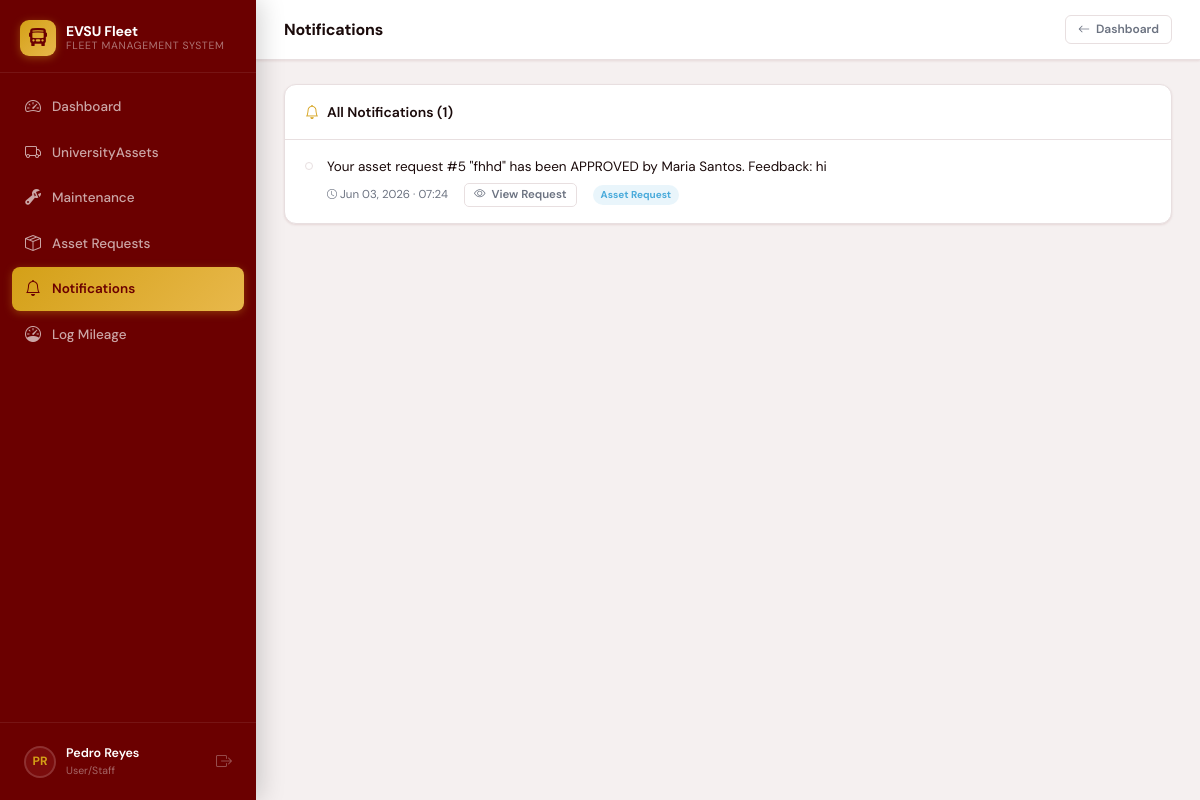
The page /maintenance-portal/notifications/ (signed in) on the database as committed earlier.
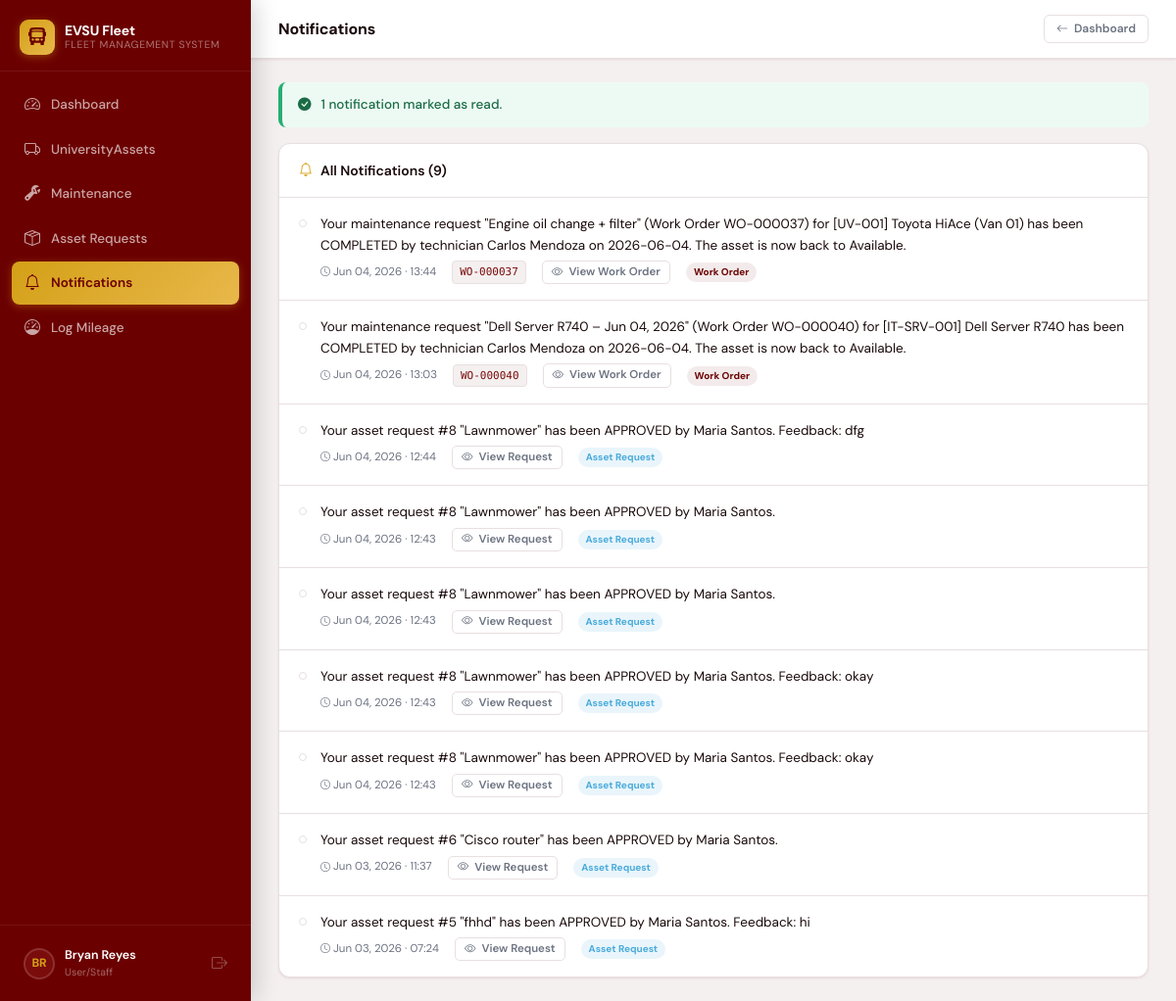
The same page on the database as committed later.
### accounts/models.py (models this page shows, shortened)
class User(AbstractUser):
    STAFF       = 'staff'
    AUDITOR     = 'auditor'
    MANAGER     = 'manager'
    MAINTENANCE = 'maintenance'
    ROLE_CHOICES = [
        (STAFF,       'User/Staff'),
        (AUDITOR,     'Auditor '),
        (MANAGER,     'Manager'),
        (MAINTENANCE, 'Maintenance Technician'),
    ]
    role = models.CharField(max_length=20, choices=ROLE_CHOICES, default=STAFF)
    profile_picture = models.ImageField(
        upload_to='profile_pictures/',
        null=True, blank=True,
        help_text='Profile photo'
    )
    department = models.CharField(
        max_length=20,
        choices=DEPARTMENT_CHOICES,
        blank=True,
        help_text='Department this user belongs to (required for Staff role)',
    )
    phone = models.CharField(max_length=30, blank=True)
    license_number = models.CharField(max_length=50, blank=True, help_text='Driver license #')
    class Meta:
        verbose_name = 'User'
        ordering = ['last_name', 'first_name']
    @property
    def is_manager(self):
        return self.role == self.MANAGER
    @property
    def is_auditor(self):
        return self.role == self.AUDITOR
    @property
    def is_staff_role(self):
        return self.role == self.STAFF
    @property
    def is_maintenance(self):
        return self.role == self.MAINTENANCE

### assets/models.py (models this page shows, shortened)
class AssetRequestNotification(models.Model):
    asset_request = models.ForeignKey(
        AssetRequest,
        on_delete=models.CASCADE,
        related_name='notifications',
    )
    recipient = models.ForeignKey(
        settings.AUTH_USER_MODEL,
        on_delete=models.CASCADE,
        related_name='asset_request_notifications',
    )
    message   = models.TextField()
    is_read   = models.BooleanField(default=False)
    created_at = models.DateTimeField(auto_now_add=True)
    class Meta:
        ordering = ['-created_at']

class MaintenanceNotification(models.Model):
    maintenance_request = models.ForeignKey(
        MaintenanceRequest,
        on_delete=models.CASCADE,
        related_name='notifications',
    )
    recipient = models.ForeignKey(
        settings.AUTH_USER_MODEL,
        on_delete=models.CASCADE,
        related_name='maintenance_notifications',
        limit_choices_to={'role': 'maintenance'},
    )
    message    = models.TextField()
    is_read    = models.BooleanField(default=False)
    created_at = models.DateTimeField(auto_now_add=True)
    class Meta:
        ordering = ['-created_at']

class MaintenanceRequest(models.Model):
    asset         = models.ForeignKey(Asset, on_delete=models.CASCADE, related_name='maintenance_requests')
    submitted_by  = models.ForeignKey(
        settings.AUTH_USER_MODEL, on_delete=models.SET_NULL, null=True,
        related_name='submitted_requests'
    )
    approved_by   = models.ForeignKey(
        settings.AUTH_USER_MODEL, on_delete=models.SET_NULL, null=True, blank=True,
        related_name='approved_requests'
    )
    title         = models.CharField(max_length=200)
    description   = models.TextField()
    priority      = models.CharField(max_length=10, choices=Priority.choices, default=Priority.MEDIUM, db_index=True)
    status        = models.CharField(max_length=20, choices=MaintenanceStatus.choices,
                                     default=MaintenanceStatus.PENDING, db_index=True)
    estimated_cost  = models.DecimalField(max_digits=10, decimal_places=2, null=True, blank=True)
    actual_cost     = models.DecimalField(max_digits=10, decimal_places=2, null=True, blank=True)
    requested_date  = models.DateField(default=timezone.now)
    scheduled_date  = models.DateField(null=True, blank=True, db_index=True)
    completed_date  = models.DateField(null=True, blank=True)
    work_order_number = models.CharField(max_length=50, blank=True, unique=True, null=True)
    vendor          = models.CharField(max_length=200, blank=True)
    notes           = models.TextField(blank=True)
    created_at = models.DateTimeField(auto_now_add=True)
    updated_at = models.DateTimeField(auto_now=True)
    class Meta:
        ordering = ['-created_at']
        indexes = [
            models.Index(fields=['status', 'priority']),
            models.Index(fields=['scheduled_date']),
        ]

### assets/views.py (the view)
# urls.py: path('maintenance-portal/notifications/', views.maintenance_notifications, name='maintenance_notifications'),
@login_required
def maintenance_notifications(request):
    maint_qs = MaintenanceNotification.objects.filter(
        recipient=request.user
    ).select_related('maintenance_request__asset').order_by('-created_at')
    ar_qs = AssetRequestNotification.objects.filter(
        recipient=request.user
    ).select_related('asset_request').order_by('-created_at')
    maint_unread = list(maint_qs.filter(is_read=False).values_list('id', flat=True))
    ar_unread    = list(ar_qs.filter(is_read=False).values_list('id', flat=True))
    newly_read   = len(maint_unread) + len(ar_unread)
    if maint_unread:
        MaintenanceNotification.objects.filter(id__in=maint_unread).update(is_read=True)
    if ar_unread:
        AssetRequestNotification.objects.filter(id__in=ar_unread).update(is_read=True)
    maint_items = [{'type': 'maintenance',   'obj': n, 'created_at': n.created_at} for n in maint_qs]
    ar_items    = [{'type': 'asset_request', 'obj': n, 'created_at': n.created_at} for n in ar_qs]
    all_notifs  = sorted(maint_items + ar_items, key=lambda x: x['created_at'], reverse=True)
    return render(request, 'assets/maintenance_notifications.html', {
        'notifications':    all_notifs,
        'total_count':      len(all_notifs),
        'newly_read_count': newly_read,
    })

### assets/context_processors.py (called while the page is built)
def pending_asset_requests(request):
    if request.user.is_authenticated and hasattr(request.user, 'is_manager') and request.user.is_manager:
        return {'pending_nav_count': AssetRequest.objects.filter(status=AssetRequestStatus.PENDING).count()}
    return {'pending_nav_count': 0}

def maintenance_unread_notifications(request):
    if request.user.is_authenticated:
        count = MaintenanceNotification.objects.filter(recipient=request.user, is_read=False).count()
        return {'maintenance_notif_count': count}
    return {'maintenance_notif_count': 0}

def asset_request_unread_notifications(request):
    if request.user.is_authenticated and hasattr(request.user, 'is_staff_role') and request.user.is_staff_role:
        count = AssetRequestNotification.objects.filter(recipient=request.user, is_read=False).count()
        return {'asset_request_notif_count': count}
    return {'asset_request_notif_count': 0}

### templates/assets/maintenance_notifications.html (shortened to what this page needs)
{% extends "base.html" %}
{% block page_title %}Notifications{% endblock %}
{% block nav_notifs_std %}active{% endblock %}
{% block topbar_actions %}
{% if user.is_maintenance %}
<a href="{% url 'maintenance_portal' %}" class="btn btn-outline btn-sm"><i class="bi bi-arrow-left"></i> Portal</a>
{% else %}
<a href="{% url 'dashboard' %}" class="btn btn-outline btn-sm"><i class="bi bi-arrow-left"></i> Dashboard</a>
{% endif %}
{% endblock %}
{% block content %}
{% if newly_read_count %}
<div class="alert alert-success">
  <i class="bi bi-check-circle-fill"></i>
  {{ newly_read_count }} notification{{ newly_read_count|pluralize }} marked as read.
</div>
{% endif %}
<div class="card">
  <div class="card-header">
    <div class="card-header-icon">
      <i class="bi bi-bell" style="color:var(--gold)"></i>
      All Notifications ({{ total_count }})
    </div>
  </div>
  {% for item in notifications %}
  <div class="notif-item {% if not item.obj.is_read %}unread{% endif %}">
    <div class="notif-dot {% if item.obj.is_read %}read{% endif %}"></div>
    <div class="notif-content">
      <div class="notif-msg">{{ item.obj.message }}</div>
      <div class="notif-meta">
        <span class="notif-time">
          <i class="bi bi-clock" style="font-size:10px"></i>
          {{ item.obj.created_at|date:"M d, Y · H:i" }}
        </span>
        {% if item.type == 'maintenance' %}
          <span class="notif-wo">{{ item.obj.maintenance_request.work_order_number }}</span>
          <a href="{% url 'maintenance_detail' item.obj.maintenance_request.pk %}" class="btn btn-outline btn-xs">
            <i class="bi bi-eye"></i> View Work Order
          </a>
          <span class="notif-type-pill pill-wo">Work Order</span>
        {% else %}
          <a href="{% url 'asset_request_review' item.obj.asset_request.pk %}" class="btn btn-outline btn-xs">
            <i class="bi bi-eye"></i> View Request
          </a>
          <span class="notif-type-pill pill-ar">Asset Request</span>
        {% endif %}
      </div>
    </div>
  </div>
  {% empty %}
  <div class="empty-state">
    <i class="bi bi-bell-slash"></i>
    <p>No notifications yet.</p>
  </div>
  {% endfor %}
</div>
{% endblock %}

### templates/base.html (shortened to what this page needs)
<!DOCTYPE html>
<html lang="en">
<head>
  <link href="https://cdn.jsdelivr.net/npm/bootstrap-icons@1.11.3/font/bootstrap-icons.min.css" rel="stylesheet">
</head>
<body>
{% block body %}
<aside class="sidebar">
  <div class="sidebar-brand">
    <div class="brand-icon"><i class="bi bi-bus-front-fill"></i></div>
    <div class="brand-text">
      <div class="brand-name">EVSU Fleet</div>
      <div class="brand-sub">Fleet Management System</div>
    </div>
  </div>
  <nav class="sidebar-nav">
    {% if user.is_maintenance %}
    <a class="nav-link {% block nav_portal %}{% endblock %}" href="{% url 'maintenance_portal' %}">
      <i class="bi bi-house-gear"></i> My Portal
    </a>
    <a class="nav-link {% block nav_notifs %}{% endblock %}" href="{% url 'maintenance_notifications' %}">
      <i class="bi bi-bell"></i> Notifications
      {% if maintenance_notif_count %}
      <span class="nav-badge">{{ maintenance_notif_count }}</span>
      {% endif %}
    </a>
    <hr class="sidebar-divider">
    <a class="nav-link {% block nav_maintenance_tech %}{% endblock %}" href="{% url 'maintenance_list' %}">
      <i class="bi bi-wrench-adjustable"></i> All Work Orders
    </a>
    <a class="nav-link {% block nav_assets_tech %}{% endblock %}" href="{% url 'asset_list' %}">
      <i class="bi bi-truck"></i> Fleet Assets
    </a>
    {% else %}
    <a class="nav-link {% block nav_dashboard %}{% endblock %}" href="{% url 'dashboard' %}">
      <i class="bi bi-speedometer2"></i> Dashboard
    </a>
    <a class="nav-link {% block nav_assets %}{% endblock %}" href="{% url 'asset_list' %}">
      <i class="bi bi-truck"></i> UniversityAssets
    </a>
    <a class="nav-link {% block nav_maintenance %}{% endblock %}" href="{% url 'maintenance_list' %}">
      <i class="bi bi-wrench-adjustable"></i> Maintenance
    </a>
    <a class="nav-link {% block nav_asset_requests %}{% endblock %}" href="{% url 'asset_request_list' %}">
      <i class="bi bi-box-seam"></i> Asset Requests
    </a>
    <a class="nav-link {% block nav_notifs_std %}{% endblock %}" href="{% url 'maintenance_notifications' %}">
      <i class="bi bi-bell"></i> Notifications
    </a>
    {% if not user.is_auditor and not user.is_manager %}
    <a class="nav-link {% block nav_mileage %}{% endblock %}" href="{% url 'mileage_log' %}">
      <i class="bi bi-speedometer"></i> Log Mileage
    </a>
    {% endif %}
    {% endif %}
  </nav>
  <div class="sidebar-footer">
    <div class="sidebar-user">
      <a href="{% url 'profile' %}" title="Edit profile" style="display:flex;align-items:center;gap:10px;flex:1;min-width:0;text-decoration:none;">
        <div class="user-avatar">{{ user.first_name|first|upper }}{{ user.last_name|first|upper }}</div>
        <div class="user-info">
          <div class="user-name">{{ user.get_full_name|default:user.username }}</div>
          <div class="user-role">{{ user.get_role_display }}</div>
        </div>
      </a>
      <a href="{% url 'logout' %}" title="Logout" style="color:rgba(255,255,255,.3);font-size:16px;margin-left:4px;flex-shrink:0;"
         onclick="return confirmLogout(event)">
        <i class="bi bi-box-arrow-right"></i>
      </a>
    </div>
  </div>
</aside>
<div class="main-wrap">
  <header class="topbar">
    <div class="topbar-left">
      <h1 class="page-title">{% block page_title %}{% endblock %}</h1>
    </div>
    <div class="topbar-right">
      {% block topbar_actions %}{% endblock %}
    </div>
  </header>
  <main class="content-area">
    {% block content %}{% endblock %}
  </main>
</div>
{% endblock %}
</body>
</html>

Rows that differ between the two databases and show on the page:
changed User "User/Staff": first_name|first "P" → "B"; get_full_name "Pedro Reyes" → "Bryan Reyes"
added MaintenanceNotification: is_read False (drawn), obj.message "Your maintenance request \"Engine oil change + filter\" (Work Order WO-000037) for [UV-001] Toyota HiAce (Van 01) has been COMPLETED by technician Carlos Mendoza on 2026-06-04. The asset is now back to Available.", obj.created_at "Jun 04, 2026 · 13:44", obj.maintenance_request.work_order_number "WO-000037"
added MaintenanceNotification: is_read True (drawn), obj.message "Your maintenance request \"Dell Server R740 – Jun 04, 2026\" (Work Order WO-000040) for [IT-SRV-001] Dell Server R740 has been COMPLETED by technician Carlos Mendoza on 2026-06-04. The asset is now back to Available.", obj.created_at "Jun 04, 2026 · 13:03", obj.maintenance_request.work_order_number "WO-000040"
added AssetRequestNotification: is_read True (drawn), obj.message "Your asset request #8 \"Lawnmower\" has been APPROVED by Maria Santos. Feedback: dfg", obj.created_at "Jun 04, 2026 · 12:44", shows "View Request"
added AssetRequestNotification: is_read True (drawn), obj.message "Your asset request #8 \"Lawnmower\" has been APPROVED by Maria Santos.", obj.created_at "Jun 04, 2026 · 12:43", shows "View Request"
added AssetRequestNotification: is_read True (drawn), obj.message "Your asset request #8 \"Lawnmower\" has been APPROVED by Maria Santos.", obj.created_at "Jun 04, 2026 · 12:43", shows "View Request"
added AssetRequestNotification: is_read True (drawn), obj.message "Your asset request #8 \"Lawnmower\" has been APPROVED by Maria Santos. Feedback: okay", obj.created_at "Jun 04, 2026 · 12:43", shows "View Request"
added AssetRequestNotification: is_read True (drawn), obj.message "Your asset request #8 \"Lawnmower\" has been APPROVED by Maria Santos. Feedback: okay", obj.created_at "Jun 04, 2026 · 12:43", shows "View Request"
added AssetRequestNotification: is_read True (drawn), obj.message "Your asset request #6 \"Cisco router\" has been APPROVED by Maria Santos.", obj.created_at "Jun 03, 2026 · 11:37", shows "View Request"
Other text that changed with them:
{{ newly_read_count }}: (not shown) → "1"
{{ total_count }}: "1" → "9"
text now shown: "notification marked as read."
